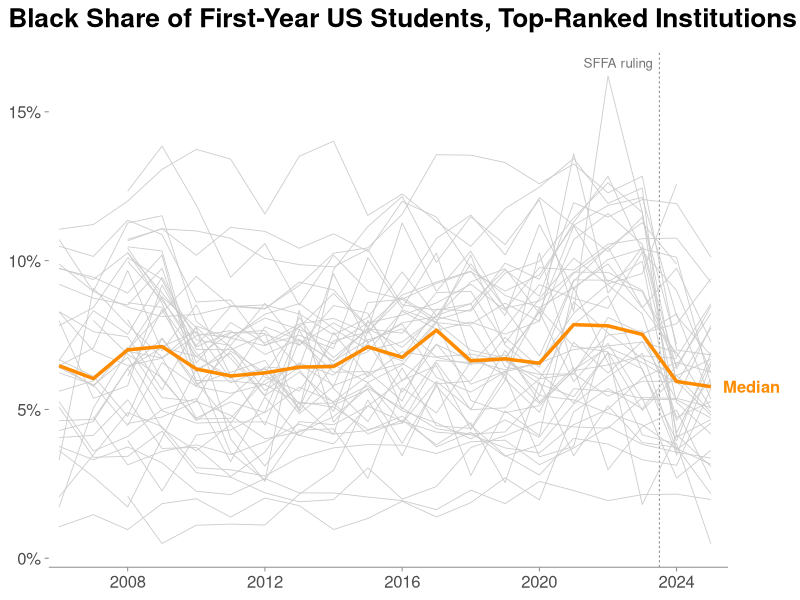
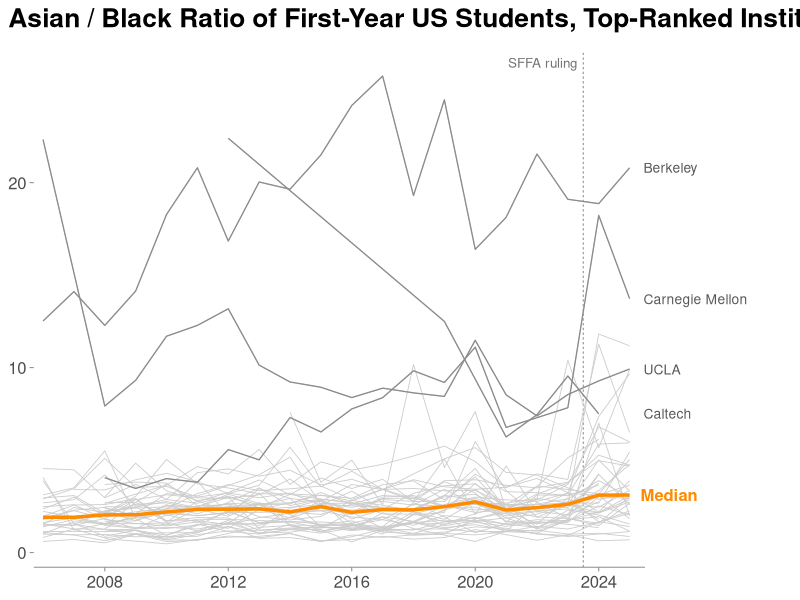

These charts were generated, in order, by the following R code:
## ---- chunk 1
#| label: setup
#| include: false
library(dplyr)
library(knitr)
library(ggplot2)
library(scales)
cds <- read.csv("../data/processed/clean.csv", check.names = FALSE)

# School groups, defined once here so that counts quoted in early prose
# (e.g. the Data section's filing coverage) can be computed inline.
FIFTEEN <- c("brown","caltech","cmu","columbia","cornell","dartmouth",
             "duke","emory","jhu","princeton","penn","uchicago",
             "vanderbilt","wustl","yale")
AMICI <- c("amherst","barnard","bates","bowdoin","brynmawr","carleton",
           "colby","conncoll","davidson","fandm","hamilton","hampshire",
           "haverford","macalester","middlebury","mtholyoke","oberlin",
           "pomona","reed","sarahlawrence","smith","stolaf","swarthmore",
           "trinity","union","vassar","wellesley","williams",
           "bucknell","clark","tufts","washandlee","wesleyan")
US_NEWS_UNIVS <- c(
  "princeton", "mit", "harvard", "stanford", "yale", "uchicago",
  "duke", "jhu", "northwestern", "penn", "caltech", "cornell",
  "brown", "dartmouth", "columbia", "berkeley", "rice", "ucla",
  "vanderbilt", "cmu", "umich", "notredame", "wustl", "emory",
  "georgetown")
# Service academies (Navy, Air Force, Army) are ranked in the US News
# top-25 LACs but excluded from the analysis.
US_NEWS_LACS <- c(
  "williams", "amherst", "swarthmore", "bowdoin",
  "cmc", "pomona", "wellesley", "carleton", "hmc",
  "barnard", "davidson", "grinnell", "hamilton", "middlebury",
  "smith", "vassar", "wesleyan", "washandlee", "colgate", "richmond",
  "bates", "colby")
TOPRANKED <- c(US_NEWS_UNIVS, US_NEWS_LACS)
SCHOOLS63 <- union(c("harvard", FIFTEEN, AMICI), TOPRANKED)
stopifnot(length(SCHOOLS63) == 63)

# Fall 2025 filing coverage. "Usable" means the filing reports a Black
# first-year count (Bryn Mawr's 2025-26 CDS omits the racial table and
# is therefore not usable; Macalester's reports race but no Total row
# and counts as usable here).
has_2025_black <- cds |>
  filter(year == 2025,
         category == "Black or African American, non-Hispanic") |>
  mutate(n = suppressWarnings(as.numeric(first_time_first_year))) |>
  filter(!is.na(n)) |>
  pull(school)
n2025_63 <- sum(SCHOOLS63 %in% has_2025_black)
n2025_47 <- sum(TOPRANKED %in% has_2025_black)

harvard <- cds |>
  filter(school == "harvard") |>
  mutate(n = suppressWarnings(as.numeric(first_time_first_year))) |>
  filter(!is.na(n)) |>
  select(year, category, n)

wide <- harvard |>
  tidyr::pivot_wider(names_from = category, values_from = n) |>
  rename(black   = `Black or African American, non-Hispanic`,
         total   = `Total`,
         nonres  = `Nonresident`) |>
  mutate(us_total    = total - nonres,
         black_share = black / us_total)
## ---- chunk 2
#| include: false
# The conversion factor is calibrated on the single cohort observable in
# both metrics: the Class of 2019, admitted spring 2015, entering fall
# 2015. Card's side is 234/1,679 (Card 2017, 125); the CDS side is
# Harvard's fall 2015 filing, taken from clean.csv. base_share (the fall
# 2010-2015 CDS mean) anchors the CDS-side pre/post comparison only.
baseline <- wide |> filter(year %in% 2010:2015)
base_share <- mean(baseline$black_share)
card_cal <- 234 / 1679
cds_cal <- wide$black_share[wide$year == 2015]
factor <- cds_cal / card_cal    # CDS units per Card unit
## ---- chunk 3
#| echo: false
#| label: tbl-harvard
#| tbl-cap: "Black share of Harvard's entering class under the federal (CDS) metric and the expert-report (Card) metric. The CDS metric is the single-race Black share of enrolled US first-years. The conversion factor between metrics is 0.54, calibrated on the Class of 2019, the one cohort observable in both metrics. Card-unit entries other than the calibration cohort are obtained by conversion; the fall 2010-2015 average is a CDS-side quantity only."
post <- wide |> filter(year %in% 2024:2025)
post_share <- mean(post$black_share)
tibble::tibble(
  ` ` = c("Calibration cohort (Class of 2019, entered fall 2015)",
          "Fall 2010-2015 average",
          "Race-blind simulation (Card 2017)",
          "Post-ruling classes (Classes of 2028-29, avg)"),
  `CDS units`  = sprintf("%.1f%%", 100 * c(cds_cal, base_share, 0.06 * factor, post_share)),
  `Card units` = c(sprintf("%.1f%%", 100 * card_cal), "—",
                   sprintf("%.1f%%", 100 * c(0.06, post_share / factor)))
) |> kable(align = "lrr")
## ---- chunk 4
#| echo: false
#| label: tbl-fifteen
#| tbl-cap: "Black share of first-year US students at the fifteen research universities that filed the Universities Brief, ordered by proportional change. The pre-period comprises the entering classes of fall 2010-2015. The post-period averages fall 2024 and fall 2025, or reflects fall 2024 alone where no usable 2025-26 filing exists. Changes are computed on unrounded shares and may differ slightly from values recomputed from the rounded shares shown."
# FIFTEEN is defined in the setup chunk.
UNAMES <- c(brown = "Brown", caltech = "Caltech",
  cmu = "Carnegie Mellon", columbia = "Columbia", cornell = "Cornell",
  dartmouth = "Dartmouth", duke = "Duke", emory = "Emory",
  jhu = "Johns Hopkins", princeton = "Princeton", penn = "Penn",
  uchicago = "Chicago", vanderbilt = "Vanderbilt",
  wustl = "Washington Univ.", yale = "Yale")

ru <- cds |>
  filter(school %in% FIFTEEN,
         category %in% c("Black or African American, non-Hispanic",
                         "Total", "Nonresident")) |>
  mutate(n = suppressWarnings(as.numeric(first_time_first_year))) |>
  select(school, year, category, n) |>
  tidyr::pivot_wider(names_from = category, values_from = n) |>
  rename(black  = `Black or African American, non-Hispanic`,
         total  = `Total`,
         nonres = `Nonresident`) |>
  mutate(nonres = ifelse(is.na(nonres), 0, nonres),
         share  = black / (total - nonres))

rp <- function(yrs, name) {
  ru |> filter(year %in% yrs) |> group_by(school) |>
    summarise("{name}" := mean(share, na.rm = TRUE), .groups = "drop")
}

rtab <- rp(2010:2015, "litigation") |>
  left_join(rp(2024:2025, "post"), by = "school") |>
  mutate(change = post / litigation - 1) |>
  arrange(change)

rt_pct <- function(x) ifelse(is.nan(x) | is.na(x), "—",
                             sprintf("%.1f%%", 100*x))
rt_chg <- function(x) {
  p <- round(100 * x)
  ifelse(is.nan(x) | is.na(x), "—",
         ifelse(p == 0, "0%", sprintf("%+.0f%%", p)))
}

r_avg <- rtab |>
  summarise(school = "all",
            litigation = mean(litigation, na.rm = TRUE),
            post = mean(post, na.rm = TRUE)) |>
  mutate(change = post / litigation - 1)

bind_rows(rtab, r_avg) |>
  transmute(University = ifelse(school == "all",
                                "All 15 signatories (mean)",
                                UNAMES[school]),
            `Fall 2010-15 avg` = rt_pct(litigation),
            `Fall 2024-25 avg` = rt_pct(post),
            `Change` = rt_chg(change)) |>
  kable(align = "lrrr")
## ---- chunk 5
#| include: false
# AMICI is defined in the setup chunk.
ab <- cds |>
  filter(school %in% AMICI,
         category %in% c("Black or African American, non-Hispanic",
                         "Total")) |>
  mutate(n = suppressWarnings(as.numeric(first_time_first_year))) |>
  select(school, year, category, n) |>
  tidyr::pivot_wider(names_from = category, values_from = n) |>
  rename(black = `Black or African American, non-Hispanic`,
         total = `Total`) |>
  mutate(share = black / total)   # whole class, as the brief measures it

period_avg <- function(yrs, name) {
  ab |> filter(year %in% yrs) |> group_by(school) |>
    summarise("{name}" := mean(share, na.rm = TRUE), .groups = "drop")
}

tbl <- period_avg(2010:2015, "litigation") |>
  left_join(period_avg(2020:2023, "floyd"),  by = "school") |>
  left_join(period_avg(2024,      "y2024"),  by = "school") |>
  left_join(period_avg(2025,      "y2025"),  by = "school") |>
  left_join(period_avg(2024:2025, "post"),   by = "school") |>
  mutate(change = post / litigation - 1) |>
  arrange(change)

# Helpers for inline prose below.
half_n <- sum(tbl$post <= 0.5 * tbl$litigation, na.rm = TRUE)
base_ratio <- function(s) tbl$post[tbl$school == s] / tbl$litigation[tbl$school == s]
hv2025 <- ab |> filter(school == "haverford", year == 2025)
## ---- chunk 6
#| echo: false
#| label: tbl-amici
#| tbl-cap: "Whole-class Black share for all thirty-three signatories of the Amherst brief, ordered by proportional change. The pre-period comprises the entering classes of fall 2010-2015. The post-period averages fall 2024 and fall 2025, or reflects fall 2024 alone where no usable 2025-26 filing exists. Changes are computed on unrounded shares and may differ slightly from values recomputed from the rounded shares shown."
NAMES <- c(amherst = "Amherst", barnard = "Barnard", bates = "Bates",
  bowdoin = "Bowdoin", brynmawr = "Bryn Mawr", carleton = "Carleton",
  colby = "Colby", conncoll = "Connecticut College", davidson = "Davidson",
  fandm = "Franklin & Marshall", hamilton = "Hamilton",
  hampshire = "Hampshire", haverford = "Haverford",
  macalester = "Macalester", middlebury = "Middlebury",
  mtholyoke = "Mount Holyoke", oberlin = "Oberlin", pomona = "Pomona",
  reed = "Reed", sarahlawrence = "Sarah Lawrence", smith = "Smith",
  stolaf = "St. Olaf", swarthmore = "Swarthmore", trinity = "Trinity",
  union = "Union", vassar = "Vassar", wellesley = "Wellesley",
  williams = "Williams", bucknell = "Bucknell", clark = "Clark",
  tufts = "Tufts", washandlee = "Washington & Lee", wesleyan = "Wesleyan")

pct <- function(x) ifelse(is.nan(x) | is.na(x), "—", sprintf("%.1f%%", 100*x))
chg <- function(x) {
  p <- round(100 * x)
  ifelse(is.nan(x) | is.na(x), "—",
         ifelse(p == 0, "0%", sprintf("%+.0f%%", p)))
}

fmt <- function(df, label = NULL) {
  transmute(df,
    School = if (is.null(label)) NAMES[school] else label,
    `Fall 2010-15 avg` = pct(litigation),
    `Fall 2024-25 avg` = pct(post),
    `Change` = chg(change))
}

avg_row <- tbl |>
  summarise(school = "all", litigation = mean(litigation, na.rm = TRUE),
            floyd = mean(floyd, na.rm = TRUE),
            y2024 = mean(y2024, na.rm = TRUE),
            y2025 = mean(y2025, na.rm = TRUE),
            post  = mean(post,  na.rm = TRUE)) |>
  mutate(change = post / litigation - 1)

bind_rows(
  tbl |> arrange(change) |> fmt(),
  avg_row |> fmt(label = "All 33 signatories (mean)")
) |> kable(align = "lrrr")
## ---- chunk 7
#| include: false
# Sensitivity of the amici evaluation to the choice of pre-period,
# summarized in the prose above (table not shown). inv columns: baseline
# mean, post-ruling mean, and the count of signatories at or below one
# half of their own baseline.
windows <- list(`Fall 2010-15 (litigation estimation window)` = 2010:2015,
                `Fall 2016-19`  = 2016:2019,
                `Fall 2020-23 (final preference-era classes)`  = 2020:2023,
                `Fall 2010-21 (all filings public at signing)` = 2010:2021)
inv <- t(sapply(windows, function(yrs) {
  base <- period_avg(yrs, "base"); p <- period_avg(2024:2025, "post")
  x <- inner_join(base, p, by = "school")
  c(base = mean(x$base, na.rm = TRUE), post = mean(x$post, na.rm = TRUE),
    n = sum(x$post <= 0.5 * x$base, na.rm = TRUE))
}))
## ---- chunk 8
#| include: false
# TOPRANKED (US News top-25 universities + top-25 LACs, less the service
# academies) is defined in the setup chunk.
pool50 <- cds |>
  filter(school %in% TOPRANKED, year %in% 2006:2025,
         category %in% c("Black or African American, non-Hispanic",
                         "Asian, non-Hispanic", "Total", "Nonresident")) |>
  mutate(n = suppressWarnings(as.numeric(first_time_first_year))) |>
  select(school, year, category, n) |>
  tidyr::pivot_wider(names_from = category, values_from = n) |>
  rename(black  = `Black or African American, non-Hispanic`,
         asian  = `Asian, non-Hispanic`,
         total  = `Total`,
         nonres = `Nonresident`) |>
  mutate(nonres   = ifelse(is.na(nonres), 0, nonres),
         us_total = total - nonres) |>
  filter(is.finite(us_total), us_total >= 100)

# Tufte-styled spaghetti plot: no grid, recessive axes, direct labels in
# place of a legend, and a dashed rule (rather than a shaded band) marking
# the ruling.
spaghetti50 <- function(df, title, y_format) {
  med <- df |> group_by(year) |>
    summarise(y = median(y, na.rm = TRUE), .groups = "drop")
  med_end <- med |> filter(year == max(year))
  ggplot(df, aes(year, y, group = school)) +
    geom_vline(xintercept = 2023.5, color = "grey60",
               linewidth = 0.4, linetype = "22") +
    geom_line(color = "grey80", linewidth = 0.3, na.rm = TRUE) +
    geom_line(data = med, aes(year, y), inherit.aes = FALSE,
              color = "darkorange", linewidth = 1.2) +
    annotate("text", x = med_end$year + 0.35, y = med_end$y,
             label = "Median", color = "darkorange", fontface = "bold",
             hjust = 0, size = 4.2) +
    annotate("text", x = 2023.3, y = Inf, label = "SFFA ruling",
             color = "grey45", hjust = 1, vjust = 1.5, size = 3.4) +
    scale_x_continuous(breaks = seq(2008, 2024, 4),
                       limits = c(2005.7, 2025.5), expand = c(0, 0)) +
    scale_y_continuous(labels = y_format) +
    coord_cartesian(clip = "off") +
    labs(title = title, x = NULL, y = NULL) +
    theme_minimal(base_size = 12) +
    theme(
      panel.grid          = element_blank(),
      axis.line.x         = element_line(color = "grey55", linewidth = 0.35),
      axis.ticks.x        = element_line(color = "grey55", linewidth = 0.35),
      axis.ticks.y        = element_line(color = "grey55", linewidth = 0.35),
      axis.ticks.length   = unit(3, "pt"),
      axis.text           = element_text(color = "grey30", size = 12),
      plot.title          = element_text(face = "bold", size = 19,
                                         margin = margin(b = 14)),
      plot.title.position = "plot",
      plot.margin         = margin(6, 52, 6, 6)
    )
}
## ---- chunk 9
#| echo: false
#| fig-width: 10
#| fig-height: 5.5
#| label: fig-black
#| fig-cap: "US Black share of the entering class at the forty-seven institutions in the 2026 US News top-25 National Universities and top-25 National Liberal Arts Colleges (service academies excluded), fall 2006 through fall 2025. Grey lines are individual institutions, the orange line is the cross-sectional median, and the dashed vertical line marks the SFFA ruling. The fall 2025 median is computed over the thirty-nine institutions with usable filings. Sources: IPEDS Fall Enrollment and CDS item B2."
spaghetti50(
  pool50 |> filter(!is.na(black)) |> mutate(y = black / us_total),
  title    = "Black Share of First-Year US Students, Top-Ranked Institutions",
  y_format = label_percent(accuracy = 1))
## ---- chunk 10
#| echo: false
#| fig-width: 10
#| fig-height: 5.5
#| warning: false
#| label: fig-ratio
#| fig-cap: "Ratio of Asian to Black first-year US students at the same forty-seven institutions. Institution-years with fewer than five Black first-years are excluded. Grey lines are individual institutions, the orange line is the cross-sectional median, and the dashed vertical line marks the SFFA ruling. The four labeled institutions, drawn in darker grey, are Berkeley and UCLA, whose admissions California's Proposition 209 (adopted 1996) has bound since the fall 1998 entering class, and two STEM-intensive schools, Caltech and Carnegie Mellon. Sources: IPEDS Fall Enrollment and CDS item B2."
ratio_df <- pool50 |> filter(!is.na(black), !is.na(asian), black >= 5) |>
  mutate(y = asian / black)
# Right-margin labels for the four schools named in the text. Label y
# positions are each school's final observed ratio (Berkeley 20.8 and
# CMU 13.7 in 2025, UCLA 9.9 in 2025, Caltech 7.5 in 2024). Revisit
# positions if clean.csv is updated.
ratio_labels <- tibble::tibble(
  school = c("berkeley", "cmu", "ucla", "caltech"),
  label  = c("Berkeley", "Carnegie Mellon", "UCLA", "Caltech"),
  y_lab  = c(20.8, 13.7, 9.9, 7.5))
spaghetti50(
  ratio_df,
  title    = "Asian / Black Ratio of First-Year US Students, Top-Ranked Institutions",
  y_format = label_number(accuracy = 1)) +
  geom_line(data = ratio_df |> filter(school %in% ratio_labels$school),
            color = "grey55", linewidth = 0.45, na.rm = TRUE) +
  annotate("text", x = 2025.45, y = ratio_labels$y_lab,
           label = ratio_labels$label, color = "grey35",
           hjust = 0, size = 3.5) +
  theme(plot.margin = margin(6, 112, 6, 6))
